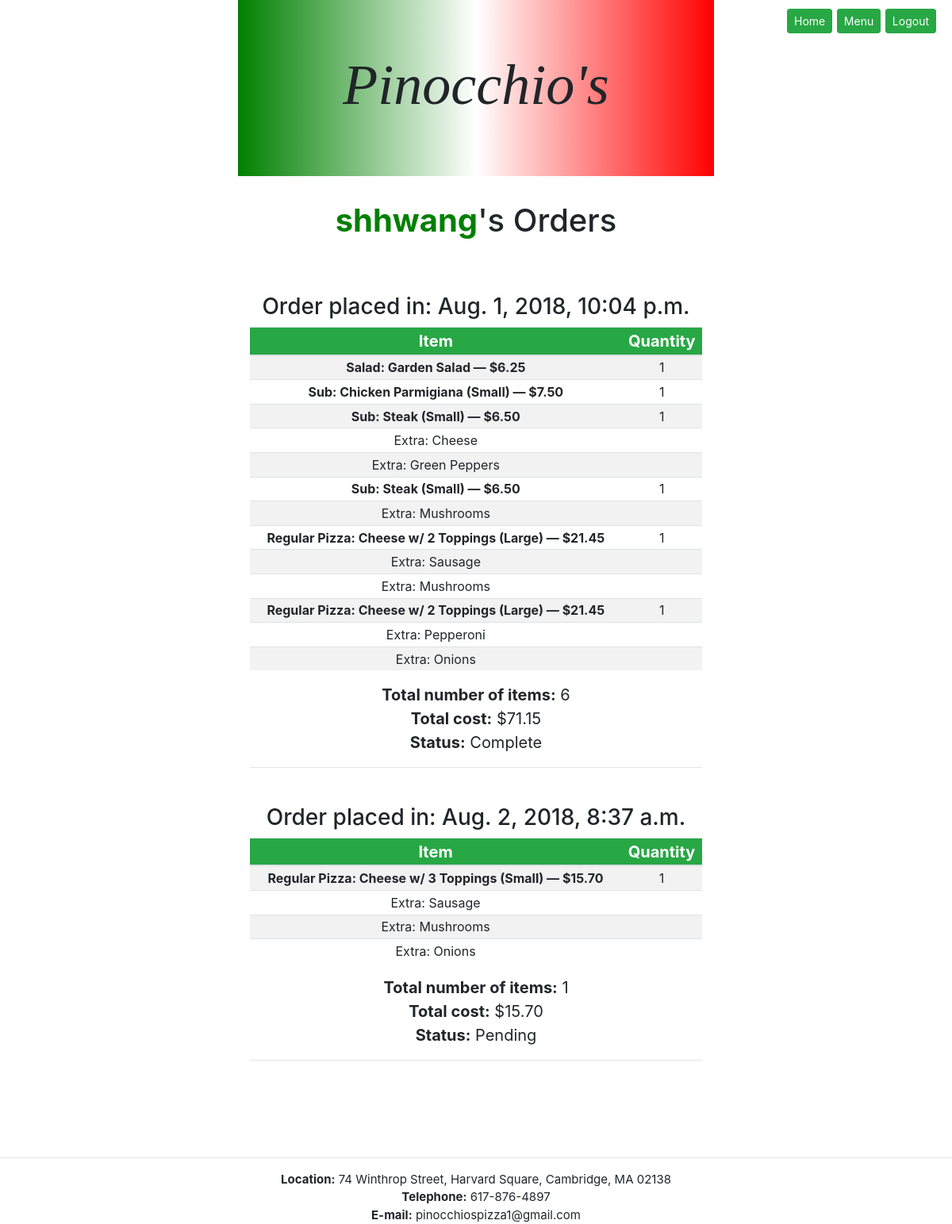
Page /myorder (signed in) on the committed database.
### orders/models.py (models this page shows, shortened)
class Order(models.Model):
    STATUS_CHOICES = (
        ("Pending", "Pending"),
        ("Complete", "Complete")
    )
    user = models.ForeignKey(User, on_delete=models.CASCADE, related_name = "orders")
    created = models.DateTimeField(auto_now_add=True)
    count = models.PositiveIntegerField(default=0)
    total = models.DecimalField(max_digits=7, default=0, decimal_places=2)
    status = models.CharField(max_length=10, choices=STATUS_CHOICES, default="Pending")

class OrderEntry(models.Model):
    item = models.ForeignKey(Menu, on_delete=models.CASCADE)
    order = models.ForeignKey(Order, on_delete=models.CASCADE)
    quantity = models.PositiveIntegerField(default=0)
    class Meta:
        verbose_name = 'Order Entry'
        verbose_name_plural = 'Order Entries'

class Menu(models.Model):
    FOOD_CHOICES = (
        ('RegularPizza', 'Regular Pizza'),
        ('SicilianPizza', 'Sicilian Pizza'),
        ("Sub", 'Sub'),
        ("Salad", 'Salad'),
        ("Pasta", 'Pasta'),
        ("DinnerPlatter", 'Dinner Platter')
    )
    SIZE_CHOICES = (
        ("Small", "Small"),
        ("Large", "Large")
    )
    category = models.CharField(max_length=20, choices=FOOD_CHOICES)
    name = models.CharField(max_length=200)
    size = models.CharField(max_length=6, choices=SIZE_CHOICES, null=True, blank=True)
    topping = models.PositiveIntegerField(default=0)
    price = models.DecimalField(max_digits=5, decimal_places=2)
    def __str__(self):
        if self.size is not None:
            return f"{self.get_category_display()}: {self.name} ({self.size}) — ${self.price}"
        else:
            return f"{self.get_category_display()}: {self.name} — ${self.price}"

class SubTopping_OrderEntry(models.Model):
    orderentry = models.ForeignKey(OrderEntry, on_delete=models.CASCADE)
    topping = models.ForeignKey(SubTopping, on_delete=models.CASCADE, related_name="order_topping")
    class Meta:
        verbose_name = 'Sub Topping Order Entry'
        verbose_name_plural = 'Sub Topping Order Entries'

class SubTopping(models.Model):
    name=models.CharField(max_length=50)
    price=models.DecimalField(max_digits=4, default=0.50, decimal_places=2)
    class Meta:
        verbose_name = "Sub Topping"
        verbose_name_plural = "Sub Toppings"
    def __str__(self):
        return f"{self.name}"

class PizzaTopping_OrderEntry(models.Model):
    orderentry = models.ForeignKey(OrderEntry, on_delete=models.CASCADE)
    topping = models.ForeignKey(PizzaTopping, on_delete=models.CASCADE, related_name="order_topping")
    class Meta:
        verbose_name = 'Pizza Topping Order Entry'
        verbose_name_plural = 'Pizza Topping Order Entries'

class PizzaTopping(models.Model):
    name=models.CharField(max_length=50)
    class Meta:
        verbose_name = "Pizza Topping"
        verbose_name_plural = "Pizza Toppings"
    def __str__(self):
        return f"{self.name}"

### orders/views.py (the view)
# urls.py: path("myorder", views.my_order_view, name="myorder"),
def my_order_view(request):
    if not request.user.is_authenticated:
        return HttpResponseRedirect(reverse("index"))
    elif request.user.is_superuser:
        return HttpResponseRedirect(reverse("index"))
    else:
        user = request.user
        if(Order.objects.filter(user = user).exists()):
            orders = Order.objects.filter(user = user)
            orderentry = OrderEntry.objects.filter(order__in = orders)
            pztoppingentry = PizzaTopping_OrderEntry.objects.filter(orderentry__in = orderentry)
            subtoppingentry = SubTopping_OrderEntry.objects.filter(orderentry__in = orderentry)
            context = {
                "user": user,
                "orders": orders,
                "orderentry": orderentry,
                "pztoppingentry": pztoppingentry,
                "subtoppingentry": subtoppingentry
            }
            return render(request, "orders/myorder.html", context)
        else:
            return render(request, "orders/error.html", {"message": "You did not order anything from our restaurant yet!"})

### orders/templates/orders/myorder.html (shortened to what this page needs)
{% extends "orders/base.html" %}
{% block heading %}
    <span style="color: green"><b>{{ user.username }}</b></span>'s Orders
{% endblock %}
{% block body %}
{% for order in orders %}
    <br><h3>Order placed in: {{ order.created }}</h3>
        <table class="table table-sm table-striped">
            <thead class="bg-success">
                <tr>
                    <th scope="col">Item</th>
                    <th scope="col">Quantity</th>
                </tr>
            </thead>
            <tbody>
            {% for entry in orderentry %}
                {% if entry.order == order %}
                    <tr>
                        <th scope="row">{{ entry.item }}</th>
                        <td>{{ entry.quantity }}</td>
                    </tr>
                        {% for pz in pztoppingentry %}
                            {% if pz.orderentry == entry %}
                                <tr>
                                    <td>Extra: {{ pz.topping }}</td>
                                    <td></td>
                                </tr>
                            {% endif %}
                        {% endfor %}
                        {% for sub in subtoppingentry %}
                            {% if sub.orderentry == entry %}
                                <tr>
                                    <td>Extra: {{ sub.topping }}</td>
                                    <td></td>
                                </tr>
                            {% endif %}
                        {% endfor %}
                {% endif %}
            {% endfor %}
        </tbody>
    </table>
    <ul>
        <li><b>Total number of items:</b> {{ order.count }}</li>
        <li><b>Total cost:</b> ${{ order.total }} </li>
        <li><b>Status:</b> {{ order.status }}</li>
    </ul>
    <hr>
{% endfor %}
<div id="navfloat">
    <a class="btn btn-success btn-sm" href="{% url 'index' %}" role="button">Home</a>
    <a class="btn btn-success btn-sm" href="{% url 'menu' %}" role="button">Menu</a>
    <a class="btn btn-success btn-sm" href="{% url 'logout' %}" role="button">Logout</a>
</div>
{% endblock %}

### orders/static/orders/style.css (style rules this page uses)
body { max-width: 2000px; margin: auto; font-size: 20px; }
div { text-align: center; margin: auto; }
ul { list-style-type: none; padding-left: 0; }
#navfloat { position: fixed; top: 10px; right: 20px; }
thead { font-size: 20px; color: white; }
table { text-align:center; }

### rows in the picture
Order: created "Aug. 1, 2018, 10:04 p.m.", count "6", total "71.15", status "Complete"
OrderEntry: item "Salad: Garden Salad — $6.25", quantity "1"
OrderEntry: item "Sub: Chicken Parmigiana (Small) — $7.50", quantity "1"
OrderEntry: item "Sub: Steak (Small) — $6.50", quantity "1"
SubTopping_OrderEntry: topping "Cheese"
SubTopping_OrderEntry: topping "Green Peppers"
OrderEntry: item "Sub: Steak (Small) — $6.50", quantity "1"
SubTopping_OrderEntry: topping "Mushrooms"
OrderEntry: item "Regular Pizza: Cheese w/ 2 Toppings (Large) — $21.45", quantity "1"
PizzaTopping_OrderEntry: topping "Sausage"
PizzaTopping_OrderEntry: topping "Mushrooms"
OrderEntry: item "Regular Pizza: Cheese w/ 2 Toppings (Large) — $21.45", quantity "1"
PizzaTopping_OrderEntry: topping "Pepperoni"
PizzaTopping_OrderEntry: topping "Onions"
Order: created "Aug. 2, 2018, 8:37 a.m.", count "1", total "15.70", status "Pending"
OrderEntry: item "Regular Pizza: Cheese w/ 3 Toppings (Small) — $15.70", quantity "1"
PizzaTopping_OrderEntry: topping "Sausage"
PizzaTopping_OrderEntry: topping "Mushrooms"
PizzaTopping_OrderEntry: topping "Onions"

### other values in the picture
{{ user.username }} "shhwang"
